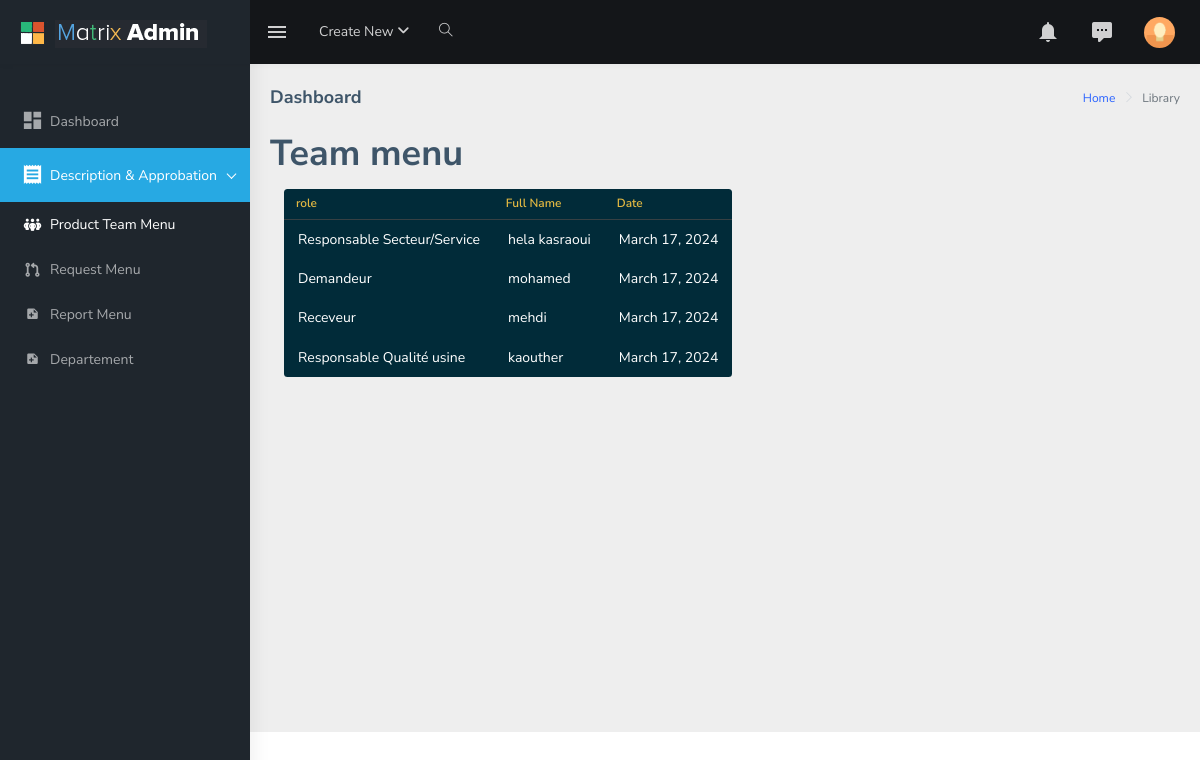
The page /team-menu on the database its author committed.
### app/models.py (models this page shows)
class Member(models.Model):
    ROLE_CHOICES = (
        ('Responsable Secteur/Service', 'Responsable Secteur/Service'),
        ('Manufacturing Quality Engineer', 'Manufacturing Quality Engineer'),
        ('Demandeur', 'Demandeur'),
        ('FDP Planning Maintenance', 'FDP Planning Maintenance'),
        ('Receveur', 'Receveur'),
        ('Responsable Qualité usine', 'Responsable Qualité usine'),
    )
    role = models.CharField(max_length=100, choices=ROLE_CHOICES)
    fullName = models.CharField(max_length=255, blank=True, null=True)
    date = models.DateField(blank=True, null=True)

### app/views.py (the view)
# urls.py: path("team-menu", views.teamMenu, name="team-menu"),
def teamMenu(request):
    members = Member.objects.all()
    return render(request,"pages/team-menu.html",{'members': members})

### app/templates/pages/team-menu.html (shortened to what this page needs)
{% load static %}
<!DOCTYPE html>
<html dir="ltr" lang="en">
<head>
    <link rel="stylesheet" type="text/css" href="{% static 'assets/libs/flot/css/float-chart.css' %}">
    <link rel="stylesheet" type="text/css" href="{% static 'custom/css/team-menu.css' %}">
    <link rel="stylesheet" type="text/css" href="{% static 'dist/css/style.min.css' %}">
    <link rel="stylesheet" href="https://cdnjs.cloudflare.com/ajax/libs/font-awesome/6.5.1/css/all.min.css" />
</head>
<body>
    <div id="main-wrapper">
        {% include 'components/header.html' %}
        {% include 'components/side-bar.html' %}
        <div class="page-wrapper">
             <div class="page-breadcrumb">
                <div class="row">
                    <div class="col-12 d-flex no-block align-items-center">
                        <h4 class="page-title">Dashboard</h4>
                        <div class="ml-auto text-right">
                            <nav aria-label="breadcrumb">
                                <ol class="breadcrumb">
                                    <li class="breadcrumb-item"><a href="#">Home</a></li>
                                    <li class="breadcrumb-item active" aria-current="page">Library</li>
                                </ol>
                            </nav>
                        </div>
                    </div>
                </div>
            </div>
            <div class="container-fluid">
                <h1>Team menu</h1>
                <table>
                    <thead>
                      <tr>
                        <th>role</th>
                        <th>Full Name</th>
                        <th>Date</th>
                    </thead>
                    <tbody>
                        <tbody>
                            {% for member in members %}
                            <tr>
                                <td>{{ member.role }}</td>
                                <td>{{ member.fullName }}</td>
                                <td>{{ member.date }}</td>
                            </tr>
                            {% endfor %}
                    </tbody>
                  </table>
            </div>
        </div>
    </div>
</body>
</html>

### app/templates/components/header.html (shortened to what this page needs)
<header class="topbar" data-navbarbg="skin5">
    <nav class="navbar top-navbar navbar-expand-md navbar-dark">
        <div class="navbar-header" data-logobg="skin5">
            <a class="navbar-brand" href="index.html">
                <b class="logo-icon p-l-10">
                    <img src="assets/images/logo-icon.png" alt="homepage" class="light-logo" />
                </b>
                <span class="logo-text">
                     <img src="assets/images/logo-text.png" alt="homepage" class="light-logo" />
                </span>
            </a>
        </div>
        <div class="navbar-collapse collapse" id="navbarSupportedContent" data-navbarbg="skin5">
            <ul class="navbar-nav float-left mr-auto">
                <li class="nav-item d-none d-md-block"><a class="nav-link sidebartoggler waves-effect waves-light" href="javascript:void(0)" data-sidebartype="mini-sidebar"><i class="mdi mdi-menu font-24"></i></a></li>
                <li class="nav-item dropdown">
                    <a class="nav-link dropdown-toggle" href="#" id="navbarDropdown" role="button" data-toggle="dropdown" aria-haspopup="true" aria-expanded="false">
                     <span class="d-none d-md-block">Create New <i class="fa fa-angle-down"></i></span>
                    </a>
                </li>
                <li class="nav-item search-box"> <a class="nav-link waves-effect waves-dark" href="javascript:void(0)"><i class="ti-search"></i></a>
                </li>
            </ul>
            <ul class="navbar-nav float-right">
                <li class="nav-item dropdown">
                    <a class="nav-link dropdown-toggle waves-effect waves-dark" href="" data-toggle="dropdown" aria-haspopup="true" aria-expanded="false"> <i class="mdi mdi-bell font-24"></i>
                    </a>
                </li>
                <li class="nav-item dropdown">
                    <a class="nav-link dropdown-toggle waves-effect waves-dark" href="" id="2" data-toggle="dropdown" aria-haspopup="true" aria-expanded="false"> <i class="font-24 mdi mdi-comment-processing"></i>
                    </a>
                </li>
                <li class="nav-item dropdown">
                    <a class="nav-link dropdown-toggle text-muted waves-effect waves-dark pro-pic" href="" data-toggle="dropdown" aria-haspopup="true" aria-expanded="false"><img src="assets/images/users/1.jpg" alt="user" class="rounded-circle" width="31"></a>
                </li>
            </ul>
        </div>
    </nav>
</header>

### app/templates/components/side-bar.html
<aside class="left-sidebar" data-sidebarbg="skin5">
    <div class="scroll-sidebar">
        <nav class="sidebar-nav">
            <ul id="sidebarnav" class="p-t-30">
                <li class="sidebar-item"> <a class="sidebar-link waves-effect waves-dark sidebar-link" href="index.html" aria-expanded="false"><i class="mdi mdi-view-dashboard"></i><span class="hide-menu">Dashboard</span></a></li>
                <li class="sidebar-item"> <a class="sidebar-link has-arrow waves-effect waves-dark" href="javascript:void(0)" aria-expanded="false"><i class="mdi mdi-receipt"></i><span class="hide-menu">Description & Approbation </span></a>
                    <ul aria-expanded="false" class="collapse  first-level">
                        <li class="sidebar-item"><a href="team-menu" class="sidebar-link"><i class="fa-solid fa-people-group"></i><span class="hide-menu"> Product Team Menu </span></a></li>
                        <li class="sidebar-item"><a href="request-menu" class="sidebar-link"><i class="fa-solid fa-code-pull-request"></i><span class="hide-menu"> Request Menu </span></a></li>
                        <li class="sidebar-item"><a href="report-menu" class="sidebar-link"><i class="mdi mdi-note-plus"></i><span class="hide-menu"> Report Menu </span></a></li>
                        <li class="sidebar-item"><a href="departement" class="sidebar-link"><i class="mdi mdi-note-plus"></i><span class="hide-menu"> Departement </span></a></li>
                    </ul>
                </li>
            </ul>
        </nav>
    </div>
</aside>

### static/custom/css/team-menu.css (style rules this page uses)
table { background: #012B39; border-radius: 0.25em; border-collapse: collapse; margin: 1em; }
th { border-bottom: 1px solid #364043; color: #E2B842; font-size: 0.85em; font-weight: 600; padding: 0.5em 1em; text-align: left; }
td { color: #fff; font-weight: 400; padding: 0.65em 1em; }
tbody tr { transition: background 0.25s ease; }

### rows shown on the page
Member: role "Responsable Secteur/Service", fullName "hela kasraoui", date "March 17, 2024"
Member: role "Demandeur", fullName "mohamed", date "March 17, 2024"
Member: role "Receveur", fullName "mehdi", date "March 17, 2024"
Member: role "Responsable Qualité usine", fullName "kaouther", date "March 17, 2024"
